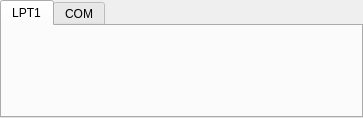
<?xml version="1.0" encoding="UTF-8"?>
<ui version="4.0">
 <class>MainWindow</class>
 <widget class="QMainWindow" name="MainWindow">
  <property name="geometry">
   <rect>
    <x>0</x>
    <y>0</y>
    <width>363</width>
    <height>118</height>
   </rect>
  </property>
  <property name="windowTitle">
   <string>Ports</string>
  </property>
  <property name="windowIcon">
   <iconset resource="Ports.qrc">
    <normaloff>:/Res/icon.ico</normaloff>:/Res/icon.ico</iconset>
  </property>
  <widget class="QWidget" name="centralWidget">
   <layout class="QVBoxLayout" name="verticalLayout">
    <property name="spacing">
     <number>0</number>
    </property>
    <property name="margin">
     <number>0</number>
    </property>
    <item>
     <widget class="QTabWidget" name="tabWidget">
      <property name="currentIndex">
       <number>0</number>
      </property>
      <widget class="QWidget" name="tabLpt1">
       <attribute name="title">
        <string>LPT1</string>
       </attribute>
       <layout class="QVBoxLayout" name="verticalLayout_3">
        <property name="spacing">
         <number>0</number>
        </property>
        <property name="margin">
         <number>0</number>
        </property>
        <item>
         <layout class="QVBoxLayout" name="verticalLayout_2">
          <property name="spacing">
           <number>0</number>
          </property>
          <item>
           <layout class="QHBoxLayout" name="horizontalLayout">
            <property name="spacing">
             <number>0</number>
            </property>
            <item>
             <widget class="PinWidget" name="pinWidget13" native="true"/>
            </item>
            <item>
             <widget class="PinWidget" name="pinWidget12" native="true"/>
            </item>
            <item>
             <widget class="PinWidget" name="pinWidget11" native="true"/>
            </item>
            <item>
             <widget class="PinWidget" name="pinWidget10" native="true"/>
            </item>
            <item>
             <widget class="PinWidget" name="pinWidget9" native="true"/>
            </item>
            <item>
             <widget class="PinWidget" name="pinWidget8" native="true"/>
            </item>
            <item>
             <widget class="PinWidget" name="pinWidget7" native="true"/>
            </item>
            <item>
             <widget class="PinWidget" name="pinWidget6" native="true"/>
            </item>
            <item>
             <widget class="PinWidget" name="pinWidget5" native="true"/>
            </item>
            <item>
             <widget class="PinWidget" name="pinWidget4" native="true"/>
            </item>
            <item>
             <widget class="PinWidget" name="pinWidget3" native="true"/>
            </item>
            <item>
             <widget class="PinWidget" name="pinWidget2" native="true"/>
            </item>
            <item>
             <widget class="PinWidget" name="pinWidget1" native="true"/>
            </item>
           </layout>
          </item>
          <item>
           <layout class="QHBoxLayout" name="horizontalLayout_2">
            <property name="spacing">
             <number>0</number>
            </property>
            <property name="leftMargin">
             <number>15</number>
            </property>
            <property name="rightMargin">
             <number>15</number>
            </property>
            <item>
             <widget class="PinWidget" name="pinWidget25" native="true"/>
            </item>
            <item>
             <widget class="PinWidget" name="pinWidget24" native="true"/>
            </item>
            <item>
             <widget class="PinWidget" name="pinWidget23" native="true"/>
            </item>
            <item>
             <widget class="PinWidget" name="pinWidget22" native="true"/>
            </item>
            <item>
             <widget class="PinWidget" name="pinWidget21" native="true"/>
            </item>
            <item>
             <widget class="PinWidget" name="pinWidget20" native="true"/>
            </item>
            <item>
             <widget class="PinWidget" name="pinWidget19" native="true"/>
            </item>
            <item>
             <widget class="PinWidget" name="pinWidget18" native="true"/>
            </item>
            <item>
             <widget class="PinWidget" name="pinWidget17" native="true"/>
            </item>
            <item>
             <widget class="PinWidget" name="pinWidget16" native="true"/>
            </item>
            <item>
             <widget class="PinWidget" name="pinWidget15" native="true"/>
            </item>
            <item>
             <widget class="PinWidget" name="pinWidget14" native="true"/>
            </item>
           </layout>
          </item>
         </layout>
        </item>
       </layout>
      </widget>
      <widget class="QWidget" name="tabCom">
       <attribute name="title">
        <string>COM</string>
       </attribute>
      </widget>
     </widget>
    </item>
   </layout>
  </widget>
 </widget>
 <layoutdefault spacing="6" margin="11"/>
 <customwidgets>
  <customwidget>
   <class>PinWidget</class>
   <extends>QWidget</extends>
   <header>pinwidget.h</header>
   <container>1</container>
   <slots>
    <signal>toggled(bool,int)</signal>
    <slot>setChecked(checked)</slot>
   </slots>
  </customwidget>
 </customwidgets>
 <resources>
  <include location="Ports.qrc"/>
 </resources>
 <connections/>
</ui>
